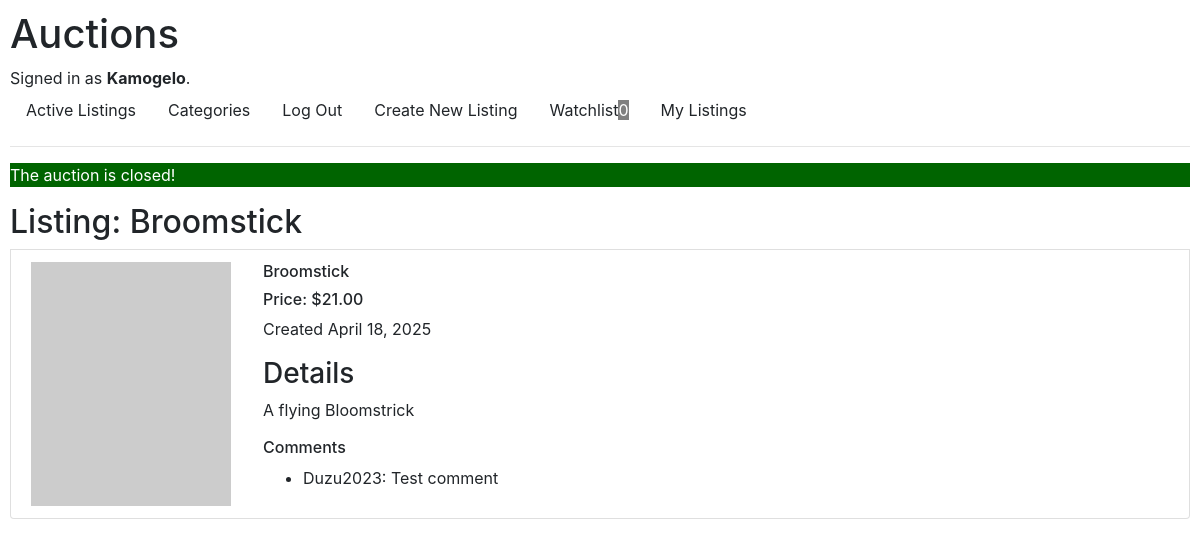
Screenshot of /listings/2 (signed in) with the database file from the repository.
### auctions/models.py (models this page shows)
class User(AbstractUser):
    watchlist = models.ManyToManyField("Listing", related_name="watchlist", blank=True)
    pass

class Listing(models.Model):
    user = models.ForeignKey(User, on_delete=models.CASCADE, related_name="creator")
    title = models.CharField(max_length=100)
    description = models.TextField()
    starting_bid = models.DecimalField(max_digits=10, decimal_places=2)
    current_bid = models.DecimalField(
        blank=True, null=True, max_digits=10, decimal_places=2
    )
    image_url = models.URLField(blank=True, null=True)
    category = models.CharField(max_length=100, blank=True, null=True)
    active = models.BooleanField(default=True)
    winner = models.ForeignKey(
        User, on_delete=models.CASCADE, related_name="winner", blank=True, null=True
    )
    date = models.DateField(auto_now_add=True)

class Comment(models.Model):
    user = models.ForeignKey(
        User, on_delete=models.CASCADE, related_name="commentor", blank=True, null=True
    )
    text = models.TextField()
    listing = models.ForeignKey(
        Listing,
        on_delete=models.CASCADE,
        related_name="comment_listing",
        blank=True,
        null=True,
    )

### auctions/views.py (the view)
# urls.py: path("listings/<int:id>", views.listing_page, name="listing"),
def listing_page(request, id):
    listing = Listing.objects.get(pk=id)
    comments = Comment.objects.filter(listing=listing)
    winner = "" if listing.active else f"The auction is closed!"
    watchlist = True if request.user.is_authenticated and listing in request.user.watchlist.all() else False
    if winner and listing.winner == request.user:
        winner += " You are the winner!"
    elif winner and listing.winner != request.user and listing.user != request.user:
        winner += f"The winner is {listing.winner}"
    return render(
        request,
        "auctions/listing.html",
        {"listing": listing, "comment": CommentForm(), "comments": comments, "bid": BidForm(), "watchlist": watchlist, "winner": winner}
    )

### auctions/templates/auctions/listing.html (shortened to what this page needs)
{% extends "auctions/layout.html" %}
{% block body %}
{% if winner %}
  <p style="background-color: darkgreen; color: white">{{winner}}</p>
{% endif %}
<h2>Listing: {{listing.title}}</h2>
<div class="list-group-item" style="display: flex; flex-wrap: wrap; gap: 2rem; margin-bottom: 2rem">
   <img class="img-responsive item-img lazy" src="{{listing.image_url}}" />
  <div>
    <h6>{{listing.title}}
    {% if listing.current_bid %}
      <h6>Price: ${{listing.current_bid}}</h6>
    {% else %}
      <h6>Price: ${{listing.starting_bid}}</h6>
    {% endif%}
    <p>Created {{listing.date}}</p>
    <div>
      <div>
        <h3>Details</h3>
        <p>{{listing.description}}</p>
      </div>
      <h6>Comments</h6>
      <ul>
      {% for c in comments %}
        <li>{{c.user}}: {{c.text}}</li>
      {% endfor%}
    </div>
  </div>
</div>
{% endblock %}

### auctions/templates/auctions/layout.html (shortened to what this page needs)
{% load static %}
<!DOCTYPE html>
<html lang="en">
    <head>
        <link rel="stylesheet" href="https://stackpath.bootstrapcdn.com/bootstrap/4.4.1/css/bootstrap.min.css">
        <link href="{% static 'auctions/styles.css' %}" rel="stylesheet">
    </head>
    <body>
        <h1>Auctions</h1>
        <div>
            {% if user.is_authenticated %}
                Signed in as <strong>{{ user.username }}</strong>.
            {% else %}
                Not signed in.
            {% endif %}
        </div>
        <ul class="nav">
            <li class="nav-item">
                <a class="nav-link" href="{% url 'index' %}">Active Listings</a>
            </li>
            <li class="nav-item">
              <a class="nav-link" href="{% url 'categories' %}">Categories</a>
            </li>
            {% if user.is_authenticated %}
                <li class="nav-item">
                    <a class="nav-link" href="{% url 'logout' %}">Log Out</a>
                </li>
                <li class="nav-item">
                  <a class="nav-link" href="{% url 'create' %}">Create New Listing</a>
                </li>
                <li class="nav-item">
                  <a class="nav-link" href="{% url 'watchlist'%}">Watchlist<span style="background-color: gray; color: white">{{user.watchlist.count}}</span></a>
                </li>
                <li class="nav-item">
                  <a class="nav-link" href="{% url 'mylistings' %}">My Listings</a>
                </li>
            {% endif %}
        </ul>
        <hr>
        {% block body %}
        {% endblock %}
    </body>
</html>

### auctions/static/auctions/styles.css (style rules this page uses)
*, *::before, *::after { box-sizing: border-box; }
* { margin: 0; }
body { line-height: 1.5; -webkit-font-smoothing: antialiased; }
img, picture, video, canvas, svg { display: block; max-width: 100%; }
p, h1, h2, h3, h4, h5, h6 { overflow-wrap: break-word; }
p { text-wrap: pretty; font-size: 1rem; }
h1, h2, h3, h4, h5, h6 { text-wrap: balance; }
a { text-decoration: none; color: inherit }
body { padding: 10px; }

### rows the page displays
User: username "Kamogelo", watchlist.count "0"
Listing: title "Broomstick", current_bid "21.00", date "April 18, 2025", description "A flying Bloomstrick"
Comment: user "Duzu2023", text "Test comment"

### other values shown
{{ winner }} "The auction is closed!"
